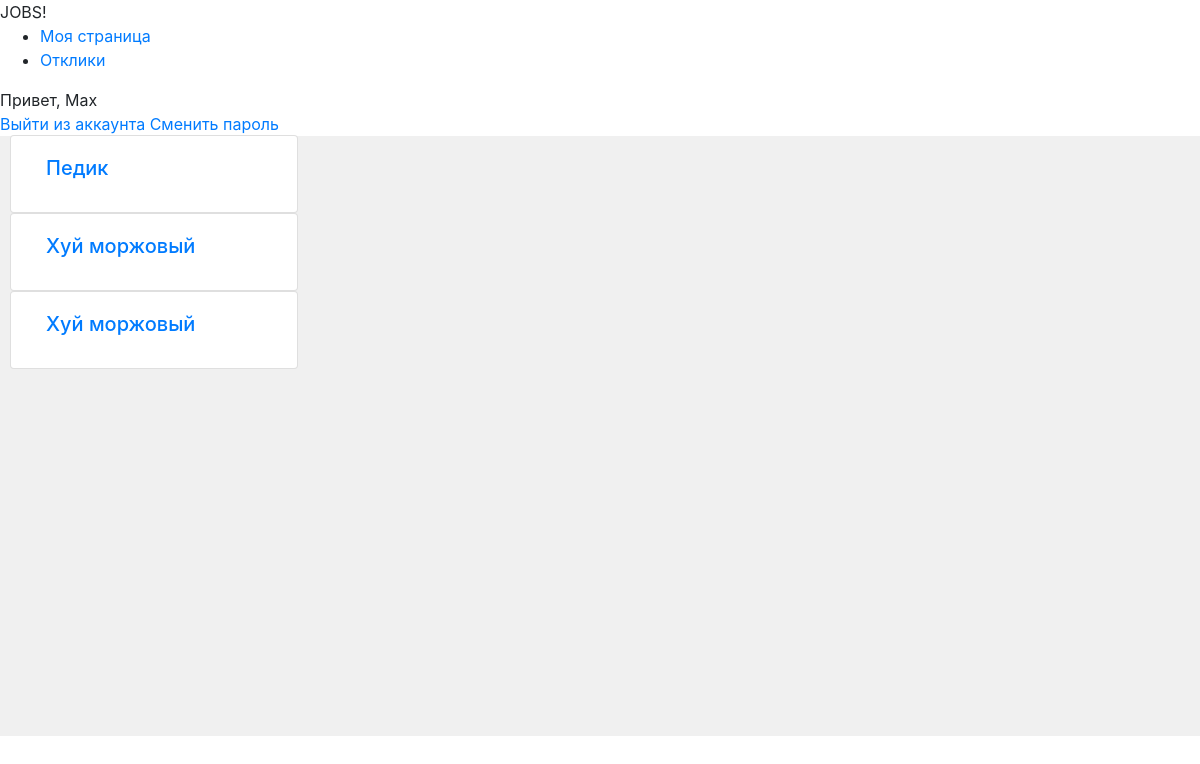
/cv_list/ (signed in), run on an earlier commit of the app's database.
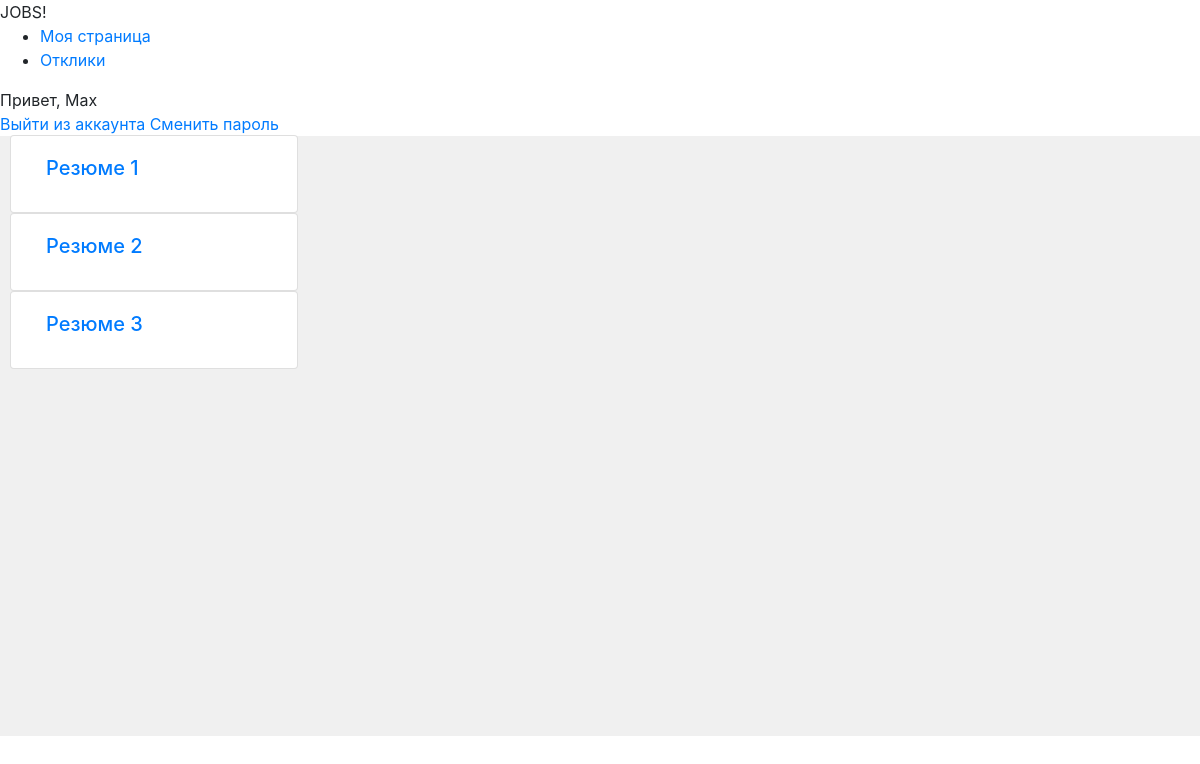
And on a later commit of the database.
### main_app/models.py (models this page shows, shortened)
class CVModel(models.Model):
    position = models.CharField(max_length=128, blank=False)

### main_app/views.py (the view)
# urls.py: path('cv_list/', CVListView.as_view(), name='cv_list'),
class CVListView(ListView):
    template_name = 'cv/cv_list.html'
    model = CVModel
    context_object_name = 'cv_list'

### templates/cv/cv_list.html (shortened to what this page needs)
{% extends 'base.html' %}
{% load static %}
{% block content %}
  {% for cv in cv_list %}
    <div class="card col-lg-4" style="width: 18rem;">
      <div class="card-body">
        <h5 class="card-title">
          <a href="{% url 'cv_detail' cv.id %}">
            {{ cv.position }}
          </a>
        </h5>
      </div>
    </div>
  {% endfor %}
{% endblock %}

### templates/base.html (shortened to what this page needs)
{% load static %}
<!DOCTYPE html>
<html>
    <head>
    <link rel="stylesheet" href="https://stackpath.bootstrapcdn.com/bootstrap/4.1.3/css/bootstrap.min.css"
>
    </head>
<body>
    <div id="header">
        <span class="logo">JOBS!</span>
        {% if request.user.is_authenticated %}
            <ul class="menu">
                <li {% if section == "user_page" %}class="selected"{% endif %}>
                    <a href="{% url "user_page" %}">Моя страница</a>
                </li>
                {% if request.user.profile.user_role == 'Рекрутер' %}
                    <li {% if section == "reports" %}class="selected"{% endif %}>
                        <a href="#">Отклики</a>
                    </li>
                {% endif %}
            </ul>
        {% endif %}
    <span class="user">
        {% if request.user.is_authenticated %}
        Привет, {{ request.user.first_name }}
            <div>
            <a href="{% url "logout" %}">Выйти из аккаунта</a>
            <a href="{% url "password_change" %}">Сменить пароль</a>
            </div>
        {% else %}
            <a href="{% url "login" %}">Войти в систему</a>
        {% endif %}
    </span>
    </div>
    <div id="content">
        <div class="layer1">
            <div class="layer2">
                {% block content %}
                {% endblock %}
            </div>
        </div>
    </div>
</body>
</html>

### templates/base.html (style rules this page uses)
.layer1 { position: relative; background: #f0f0f0; height: 600px; }
.layer2 { position: relative; bottom: 1px; left: 10px; }

What changed in the data, as far as the page shows it:
changed CVModel: position "Педик" → "Резюме 1"
changed CVModel: position "Хуй моржовый" → "Резюме 2"
changed CVModel: position "Хуй моржовый" → "Резюме 3"
